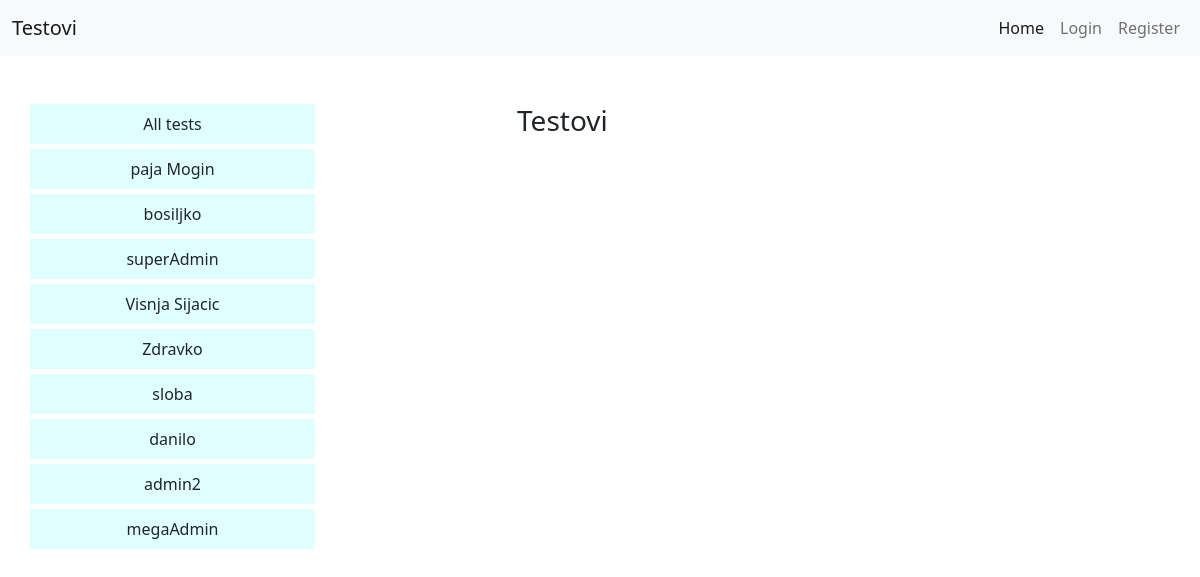
Screenshot of /tests.php with the database file from the repository.
### tables this page shows
CREATE TABLE `users` (
  `id` int(255) NOT NULL,
  `name` varchar(255) NOT NULL,
  `email` varchar(255) NOT NULL,
  `password` varchar(255) NOT NULL,
  `created_at` timestamp NOT NULL DEFAULT current_timestamp(),
  `edited_at` timestamp NULL DEFAULT NULL,
  `role` varchar(255) NOT NULL DEFAULT 'guest'
);

### tests.php (called while the page is built, shortened)
<?php
$professors = getAllUsers();
    require 'views/index.view.php';
?>

### backend/core/functions.php (called while the page is built, shortened)
<?php
function getAllUsers(){
    global $pdo;
    $stmt = $pdo ->prepare("SELECT * FROM users");
	$stmt ->execute();
	$users = $stmt->fetchAll(PDO::FETCH_ASSOC);
    return $users;
}
?>

### views/professours.view.php (the view)
<ul id="profList">
    <li class="profesoriAll">All tests</li>
    <?php foreach($professors as $prof):?>
        <li class="profesori" data-prof ="<?php echo $prof['id']?>"><?php  echo $prof['name']?></li>
        <?php endforeach?>
</ul>

### css/style.css (style rules this page uses)
#profList { list-style: none; width: 100%; padding: 0 !important; margin-bottom: 0 !important; }
#profList li { text-align: center; padding: 8px 0; margin-bottom: 5px; background-color: lightcyan; cursor: pointer; }

### rows the page displays
users: name "paja Mogin"
users: name "bosiljko"
users: name "superAdmin"
users: name "Visnja Sijacic"
users: name "Zdravko"
users: name "sloba"
users: name "danilo"
users: name "admin2"
users: name "megaAdmin"

### other values shown
$pageTitle "Testovi"
